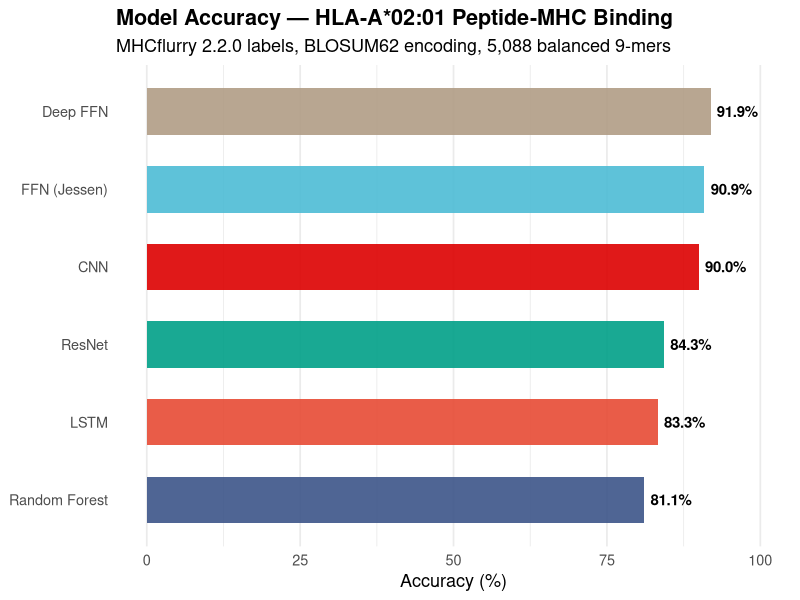
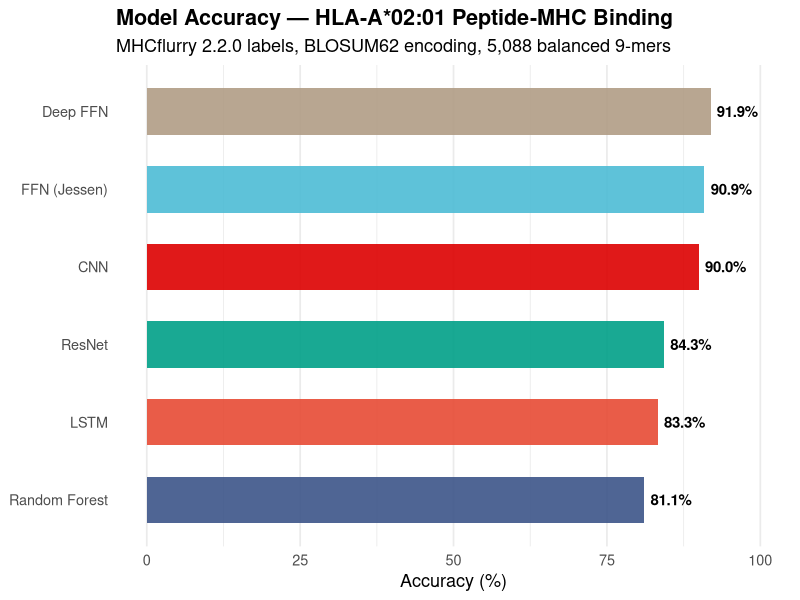
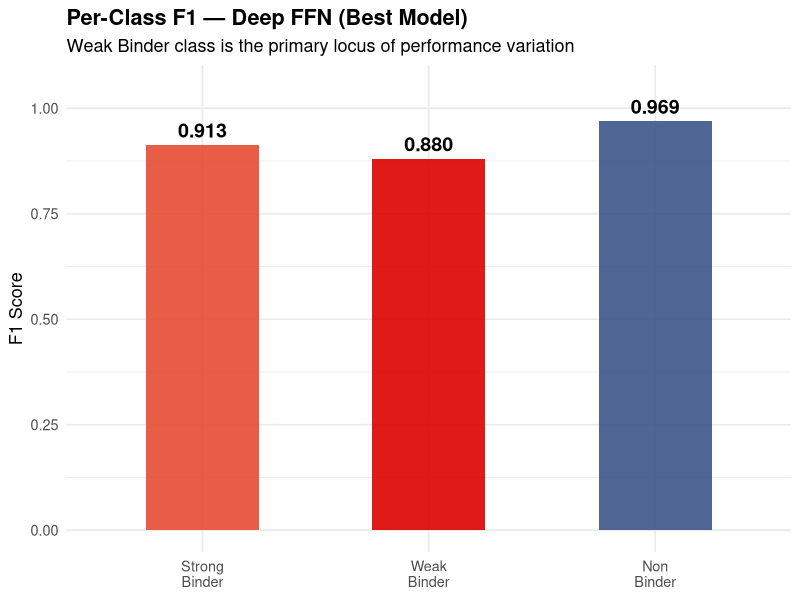
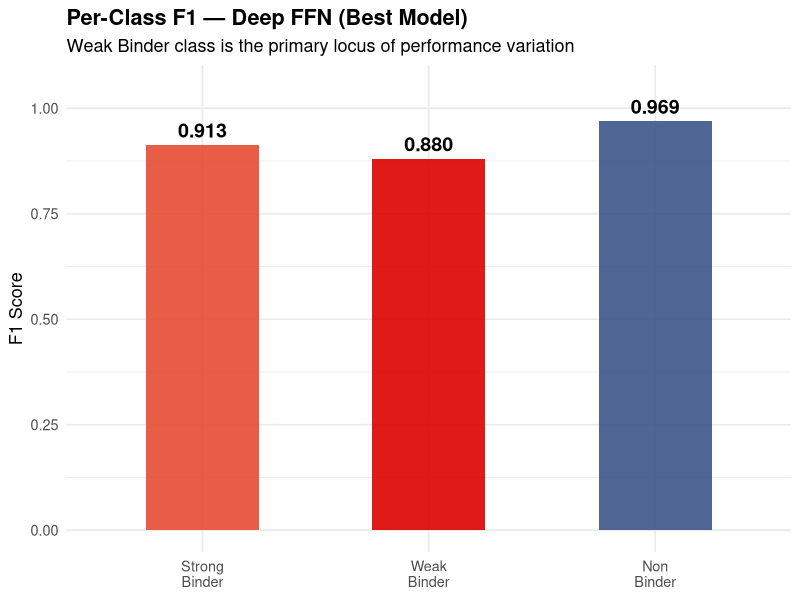
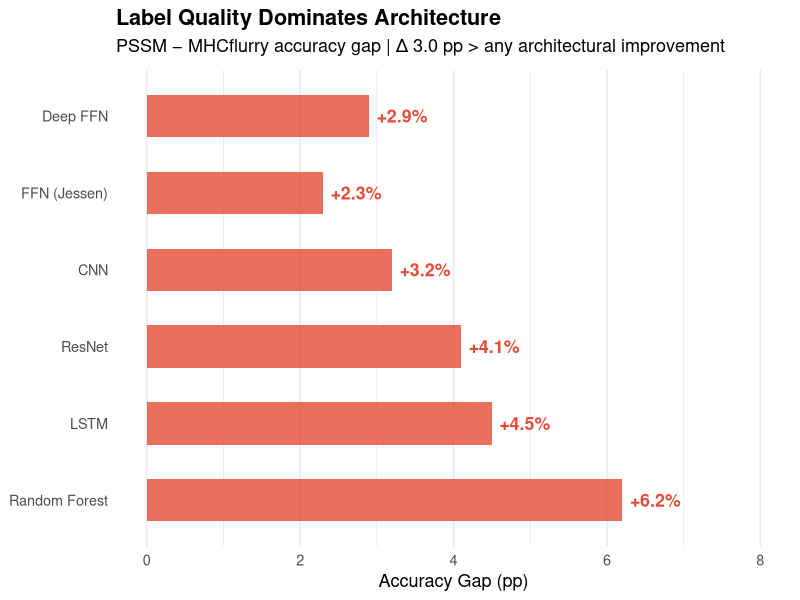
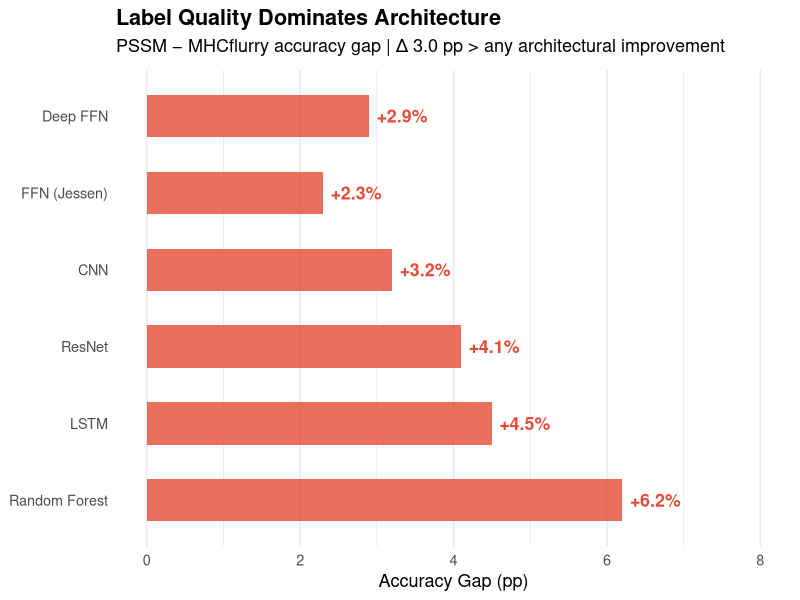
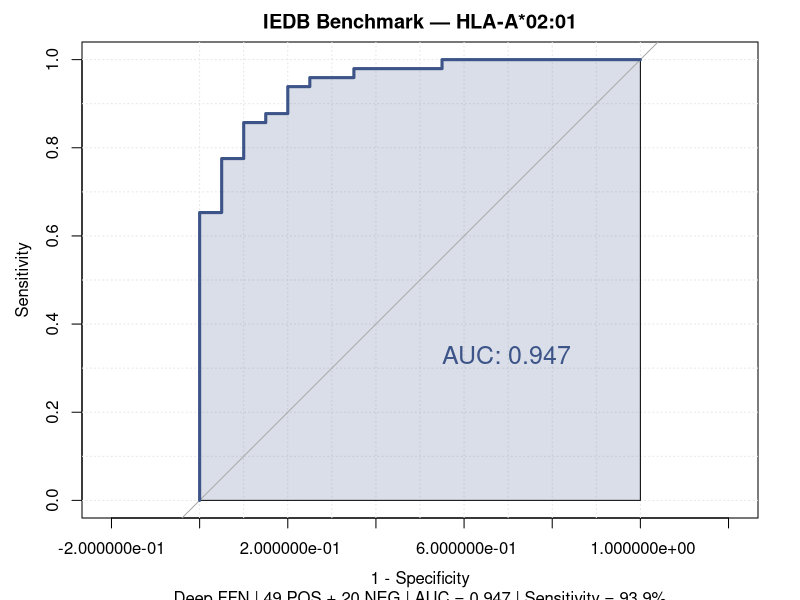
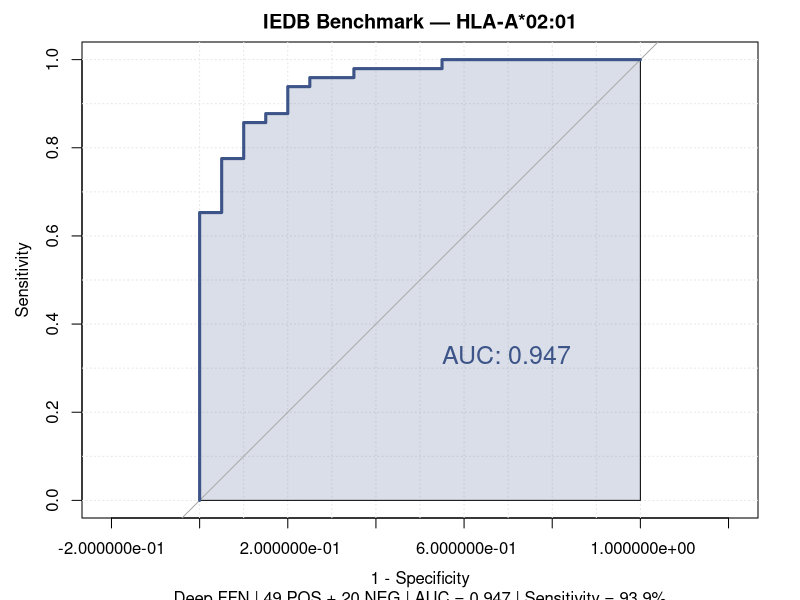

These charts were generated, in order, by the following R code:
# ============================================================
# Peptide Epitope Prediction — Nature Palette Figure Regeneration
# All manuscript figures + supplementary, PNG + PDF output
# Palette: NPG (Nature Publishing Group) via ggsci
# ============================================================
options(warn = -1)
Sys.setenv(TF_CPP_MIN_LOG_LEVEL = "3")
suppressMessages({
  library(tidyverse)
  library(ggsci)
  library(pROC)
  library(gridExtra)
  library(grid)
})

setwd('D:/Researching/Peptide epitope')
dir.create("03_Analysis/figures", showWarnings = FALSE, recursive = TRUE)
outdir <- "03_Analysis/figures"

# ── Nature NPG Palette ──────────────────────────────────────
npg_red   <- "#E64B35"
npg_blue  <- "#4DBBD5"
npg_green <- "#00A087"
npg_navy  <- "#3C5488"
npg_pink  <- "#F39B7F"
npg_grey  <- "#8491B4"
npg_orange <- "#DC0000"
npg_brown <- "#7E6148"
npg_purple <- "#B09C85"

nature_2 <- c(npg_navy, npg_red)        # 2-category: blue+red
nature_3 <- c(npg_navy, npg_red, npg_green)  # 3-category
nature_4 <- c(npg_navy, npg_red, npg_green, npg_orange)
nature_6 <- c(npg_navy, npg_red, npg_green, npg_orange, npg_blue, npg_purple)

# Helper: save both PNG + PDF
save_both <- function(p, name, w = 10, h = 6, dpi = 300) {
  ggsave(file.path(outdir, paste0(name, ".png")), p, width = w, height = h, dpi = dpi)
  ggsave(file.path(outdir, paste0(name, ".pdf")), p, width = w, height = h, device = "pdf")
  cat(sprintf("  ✓ %s.{png,pdf}\n", name))
}

# ── Clean old figures ───────────────────────────────────────
old_files <- list.files(outdir, pattern = "\\.(png|pdf)$", full.names = TRUE)
if (length(old_files) > 0) {
  file.remove(old_files)
  cat(sprintf("Deleted %d old figure files\n", length(old_files)))
}

# ============================================================
# FIGURE 1: Model Performance Comparison
# ============================================================
cat("\n── Figure 1: Model Comparison ──\n")

mhcflurry <- tribble(
  ~Model, ~Accuracy, ~Macro_F1, ~NB_F1, ~WB_F1, ~SB_F1,
  "Deep FFN",        91.9, 0.921, 0.969, 0.880, 0.913,
  "FFN (Jessen)",    90.9, 0.911, 0.969, 0.875, 0.891,
  "CNN",             90.0, 0.901, 0.963, 0.860, 0.882,
  "ResNet",          84.3, 0.847, 0.907, 0.792, 0.843,
  "LSTM",            83.3, 0.836, 0.935, 0.752, 0.822,
  "Random Forest",   81.1, 0.814, 0.927, 0.723, 0.793
) %>% mutate(Model = factor(Model, levels = rev(c(
  "Deep FFN", "FFN (Jessen)", "CNN", "ResNet", "LSTM", "Random Forest"
))))

# Panel A: Accuracy bar chart
p1a <- ggplot(mhcflurry, aes(x = Accuracy, y = Model, fill = Model)) +
  geom_col(width = 0.6, alpha = 0.9) +
  geom_text(aes(label = sprintf("%.1f%%", Accuracy)),
            hjust = -0.15, size = 3.8, fontface = "bold") +
  scale_fill_manual(values = nature_6, guide = "none") +
  labs(title = "Model Accuracy — HLA-A*02:01 Peptide-MHC Binding",
       subtitle = "MHCflurry 2.2.0 labels, BLOSUM62 encoding, 5,088 balanced 9-mers",
       x = "Accuracy (%)", y = NULL) +
  xlim(0, 100) +
  theme_minimal(base_size = 13) +
  theme(plot.title = element_text(face = "bold"),
        panel.grid.major.y = element_blank())
save_both(p1a, "Figure1_model_comparison", w = 10, h = 5)

# Panel B: Per-class F1 for Deep FFN
deep_f1 <- mhcflurry %>% filter(Model == "Deep FFN") %>%
  select(NB_F1, WB_F1, SB_F1) %>%
  pivot_longer(everything(), names_to = "Class", values_to = "F1") %>%
  mutate(Class = factor(Class, levels = c("SB_F1", "WB_F1", "NB_F1"),
                        labels = c("Strong\nBinder", "Weak\nBinder", "Non\nBinder")))

p1b <- ggplot(deep_f1, aes(x = Class, y = F1, fill = Class)) +
  geom_col(width = 0.5, alpha = 0.9) +
  geom_text(aes(label = sprintf("%.3f", F1)), vjust = -0.5, size = 5, fontface = "bold") +
  scale_fill_manual(values = c(npg_red, npg_orange, npg_navy), guide = "none") +
  labs(title = "Per-Class F1 — Deep FFN (Best Model)",
       subtitle = "Weak Binder class is the primary locus of performance variation",
       y = "F1 Score", x = NULL) +
  ylim(0, 1.05) +
  theme_minimal(base_size = 13) +
  theme(plot.title = element_text(face = "bold"))
save_both(p1b, "Figure1_per_class_f1", w = 7, h = 5)

# ============================================================
# FIGURE 2: Label Quality Effect
# ============================================================
cat("\n── Figure 2: Label Quality ──\n")

pssm <- tribble(
  ~Model, ~Accuracy,
  "Deep FFN",        94.8,
  "FFN (Jessen)",    93.2,
  "CNN",             93.2,
  "ResNet",          88.4,
  "LSTM",            87.8,
  "Random Forest",   87.3
) %>% mutate(Model = factor(Model, levels = rev(c(
  "Deep FFN", "FFN (Jessen)", "CNN", "ResNet", "LSTM", "Random Forest"
))))

gap_df <- pssm %>% rename(PSSM = Accuracy) %>%
  left_join(mhcflurry %>% select(Model, Accuracy) %>% rename(MHCflurry = Accuracy), by = "Model") %>%
  mutate(Gap = PSSM - MHCflurry)

p2 <- ggplot(gap_df, aes(x = Gap, y = Model)) +
  geom_col(fill = npg_red, alpha = 0.8, width = 0.55) +
  geom_text(aes(label = sprintf("+%.1f%%", Gap)), hjust = -0.15,
            size = 4.5, fontface = "bold", color = npg_red) +
  labs(title = "Label Quality Dominates Architecture",
       subtitle = expression("PSSM − MHCflurry accuracy gap | Δ" ~ "3.0 pp > any architectural improvement"),
       x = "Accuracy Gap (pp)", y = NULL) +
  xlim(0, 8) +
  theme_minimal(base_size = 13) +
  theme(plot.title = element_text(face = "bold"),
        panel.grid.major.y = element_blank())
save_both(p2, "Figure2_label_comparison", w = 8, h = 4.5)

# ============================================================
# FIGURE 3: IEDB Benchmark
# ============================================================
cat("\n── Figure 3: IEDB Benchmark ──\n")

res <- read_csv("02_Data/cleaned/iedb_benchmark_results.csv", show_col_types = FALSE)

# ROC curve (base R plot → wrap in grid)
roc_obj <- roc(res$true_binary, res$pred_binary)

png(file.path(outdir, "Figure3_iedb_benchmark.png"), width = 2000, height = 1800, res = 250)
par(mar = c(4, 4, 3, 2), bg = "white")
plot.roc(roc_obj,
         main = "IEDB Benchmark — HLA-A*02:01",
         sub  = sprintf("Deep FFN | 49 POS + 20 NEG | AUC = %.3f | Sensitivity = 93.9%%", auc(roc_obj)),
         col = npg_navy, lwd = 3,
         print.auc = TRUE, print.auc.cex = 1.5,
         print.auc.x = 0.45, print.auc.y = 0.35,
         auc.polygon = TRUE, auc.polygon.col = paste0(npg_navy, "30"),
         grid = TRUE, grid.col = "gray90",
         legacy.axes = TRUE)
dev.off()
# PDF version
pdf(file.path(outdir, "Figure3_iedb_benchmark.pdf"), width = 8, height = 7)
par(mar = c(4, 4, 3, 2))
plot.roc(roc_obj, main = "IEDB Benchmark — HLA-A*02:01",
         sub = sprintf("Deep FFN | 49 POS + 20 NEG | AUC = %.3f | Sensitivity = 93.9%%", auc(roc_obj)),
         col = npg_navy, lwd = 3, print.auc = TRUE, print.auc.cex = 1.5,
         print.auc.x = 0.45, print.auc.y = 0.35,
         auc.polygon = TRUE, auc.polygon.col = paste0(npg_navy, "30"),
         grid = TRUE, grid.col = "gray90", legacy.axes = TRUE)
dev.off()
cat("  ✓ Figure3_iedb_benchmark.{png,pdf}\n")

# Confusion matrix
cm <- res %>%
  mutate(
    Actual = factor(ifelse(true_label == "POS", "True Epitope", "Non-Binder"),
                    levels = c("True Epitope", "Non-Binder")),
    Predicted = factor(case_when(
      pred_class == "SB" ~ "SB", pred_class == "WB" ~ "WB", TRUE ~ "NB"
    ), levels = c("SB", "WB", "NB"))
  )
cm_table <- table(Actual = cm$Actual, Predicted = cm$Predicted)
cm_df <- as.data.frame(as.table(cm_table)) %>%
  mutate(
    pct = case_when(
      Actual == "True Epitope" ~ Freq / sum(cm_table["True Epitope", ]),
      Actual == "Non-Binder"  ~ Freq / sum(cm_table["Non-Binder", ])
    ),
    label = paste0(Freq, "\n(", round(pct * 100, 1), "%)")
  )

p3_cm <- ggplot(cm_df, aes(x = Predicted, y = Actual)) +
  geom_tile(aes(fill = Freq), color = "white", linewidth = 1.2) +
  geom_text(aes(label = label), size = 5.5, fontface = "bold") +
  scale_fill_gradient(low = "#F0F4FA", high = npg_navy, guide = "none") +
  labs(title = "Confusion Matrix — IEDB Benchmark",
       subtitle = "Sensitivity: 93.9% | Specificity: 75.0% | F1: 0.920 | SB+WB = Predicted Binder") +
  theme_minimal(base_size = 15) +
  theme(plot.title = element_text(face = "bold", size = 18),
        plot.subtitle = element_text(size = 11, color = "gray40"),
        axis.text = element_text(size = 14, face = "bold"),
        panel.grid = element_blank())
save_both(p3_cm, "Figure3_confusion_matrix", w = 8, h = 5.5)

# Per-epitope dot plot
p_dots <- res %>%
  mutate(
    category = case_when(
      grepl("M1|PA|NP|PB1", source_protein) ~ "Influenza",
      grepl("pp65|IE1", source_protein) ~ "CMV",
      grepl("LMP|BMLF", source_protein) ~ "EBV",
      grepl("HBc|HBs", source_protein) ~ "HBV",
      grepl("NS3", source_protein) ~ "HCV",
      grepl("Gag|Pol", source_protein) ~ "HIV",
      grepl("Spike|NSP|ORF", source_protein) ~ "SARS-CoV-2",
      grepl("E7", source_protein) ~ "HPV",
      grepl("MART|gp100|Tyros|TRP", source_protein) ~ "Melanoma",
      grepl("WT1|p53", source_protein) ~ "WT1/p53",
      grepl("MAGE|CEA|HER2", source_protein) ~ "MAGE/CEA/HER2",
      grepl("NY-ESO|Surviv|hTERT|PSA|PSMA|HTLV", source_protein) ~ "Other Tumor",
      TRUE ~ "Negative Control"
    ),
    true_label = factor(true_label, levels = c("NEG", "POS")),
    outcome = case_when(
      true_label == "POS" & pred_class %in% c("SB","WB") ~ "TP",
      true_label == "POS" & pred_class == "NB" ~ "FN",
      true_label == "NEG" & pred_class == "NB" ~ "TN",
      TRUE ~ "FP"
    )
  ) %>% arrange(desc(binding_score)) %>% mutate(idx = 1:n())

p3_dots <- ggplot(p_dots, aes(x = binding_score, y = reorder(peptide, binding_score))) +
  geom_point(aes(color = outcome), size = 2.5) +
  geom_vline(xintercept = 0.5, linetype = "dashed", color = "gray50", alpha = 0.5) +
  scale_color_manual(values = c("TP" = npg_green, "FN" = npg_red,
                                 "TN" = npg_navy, "FP" = npg_orange)) +
  labs(title = "IEDB Benchmark — Per-Epitope Binding Scores",
       subtitle = "Sensitivity: 93.9% | AUC: 0.947 | 49 POS + 20 NEG",
       x = "Binding Score (SB×1.0 + WB×0.5)", y = NULL, color = "Outcome") +
  theme_minimal(base_size = 12) +
  theme(plot.title = element_text(face = "bold"),
        axis.text.y = element_text(size = 6, family = "mono"),
        legend.position = "bottom")
save_both(p3_dots, "Figure3_per_epitope", w = 10, h = 12)

# ============================================================
# FIGURE 4: Protein Epitope Scanning
# ============================================================
cat("\n── Figure 4: Protein Epitope Scanning ──\n")

scan <- read_csv("02_Data/cleaned/protein_epitope_scan_extended.csv", show_col_types = FALSE)

scan <- scan %>%
  rename(bind_class = pred_class) %>%
  mutate(bind_class = factor(bind_class, levels = c("SB", "WB", "NB")))

p4 <- scan %>%
  count(protein, bind_class) %>%
  group_by(protein) %>% mutate(pct = n / sum(n)) %>% ungroup() %>%
  mutate(protein = fct_reorder(protein, pct * (bind_class == "SB"), .fun = sum)) %>%
  ggplot(aes(x = protein, y = pct, fill = bind_class)) +
  geom_col(alpha = 0.9) +
  scale_fill_manual(values = c("SB" = npg_red, "WB" = npg_orange, "NB" = npg_grey),
                    labels = c("SB" = "Strong Binder", "WB" = "Weak Binder", "NB" = "Non-Binder")) +
  scale_y_continuous(labels = scales::percent) +
  labs(title = "Protein Epitope Scanning — 10 Proteins, 3,536 9-mers",
       subtitle = sprintf("HLA-A*02:01 | Deep FFN | Predicted across 10 therapeutically relevant proteins",
                          sum(scan$bind_class == "SB")),
       x = NULL, y = "Proportion", fill = "Predicted Class") +
  coord_flip() +
  theme_minimal(base_size = 13) +
  theme(plot.title = element_text(face = "bold"), legend.position = "bottom")
save_both(p4, "Figure4_protein_scan", w = 10, h = 6)

# ============================================================
# FIGURE 5: Mutation Analysis
# ============================================================
cat("\n── Figure 5: Mutation Analysis ──\n")

mut <- read_csv("02_Data/cleaned/mutation_scan_results.csv", show_col_types = FALSE)
delta <- mut %>%
  filter(effect != "unchanged") %>%
  mutate(
    mut_clean = str_replace(mutation, " -- .*", ""),
    protein   = ifelse(str_detect(mut_clean, "p53"), "p53", "KRAS"),
    label     = paste0(mut_clean, "\n", wt_peptide, " → ", mut_peptide),
    effect_f  = factor(effect, levels = c("CREATED (neoepitope)", "ENHANCED", "DESTROYED", "WEAKENED"))
  )

p5 <- ggplot(delta, aes(x = reorder(label, delta_score), y = delta_score, fill = effect_f)) +
  geom_col(width = 0.55, alpha = 0.9) +
  geom_hline(yintercept = 0, linewidth = 0.8, color = "gray40") +
  geom_text(aes(label = sprintf("%+.3f", delta_score),
                y = ifelse(delta_score > 0, delta_score + 0.03, delta_score - 0.03)),
            size = 4, fontface = "bold", color = "gray20") +
  scale_fill_manual(values = c("CREATED (neoepitope)" = npg_green,
                                "ENHANCED" = npg_navy,
                                "DESTROYED" = npg_red,
                                "WEAKENED" = npg_orange)) +
  coord_flip() +
  labs(title = "Mutation Epitope Score Changes — p53 & KRAS Hotspots",
       subtitle = "HLA-A*02:01 binding score | Green=neoepitope, Red=destroyed, Blue=enhanced",
       x = NULL, y = expression(Delta ~ "Binding Score"), fill = "Effect") +
  theme_minimal(base_size = 13) +
  theme(plot.title = element_text(face = "bold", size = 15),
        panel.grid.major.y = element_blank(),
        legend.position = "bottom")
save_both(p5, "Figure5_mutation_delta", w = 12, h = 5.5)

# Paired WT vs mutant
paired <- delta %>%
  select(mut_clean, wt_peptide, mut_peptide, wt_score, mut_score, effect_f) %>%
  pivot_longer(c(wt_score, mut_score), names_to = "type", values_to = "score") %>%
  mutate(type = ifelse(type == "wt_score", "Wild-Type", "Mutant"),
         type = factor(type, levels = c("Wild-Type", "Mutant")),
         label = paste0(mut_clean, "\n", wt_peptide))

p5_paired <- ggplot(paired, aes(x = type, y = score, group = label)) +
  geom_line(aes(color = effect_f), linewidth = 1.2, alpha = 0.7) +
  geom_point(aes(color = effect_f, shape = type), size = 4) +
  scale_color_manual(values = c("CREATED (neoepitope)" = npg_green,
                                 "ENHANCED" = npg_navy,
                                 "DESTROYED" = npg_red,
                                 "WEAKENED" = npg_orange)) +
  scale_y_continuous(limits = c(0, 0.9)) +
  facet_wrap(~label, nrow = 2) +
  labs(title = "WT vs Mutant Binding Scores — p53 & KRAS",
       subtitle = "HLA-A*02:01 | Green=Neoepitope, Red=Destroyed",
       x = NULL, y = "Binding Score", color = "Effect", shape = NULL) +
  theme_minimal(base_size = 13) +
  theme(plot.title = element_text(face = "bold", size = 15),
        strip.text = element_text(size = 8.5, face = "bold"),
        legend.position = "bottom")
save_both(p5_paired, "Figure5_mutation_paired", w = 14, h = 7)

# ============================================================
# FIGURE 6: Feature Representations
# ============================================================
cat("\n── Figure 6: Feature Representations ──\n")

# BLOSUM62 matrix
blosum62 <- matrix(c(
   4,-1,-2,-2, 0,-1,-1, 0,-2,-1,-1,-1,-1,-2,-1, 1, 0,-3,-2, 0,
  -1, 5, 0,-2,-3, 1, 0,-2, 0,-3,-2, 2,-1,-3,-2,-1,-1,-3,-2,-3,
  -2, 0, 6, 1,-3, 0, 0, 0, 1,-3,-3, 0,-2,-3,-2, 1, 0,-4,-2,-3,
  -2,-2, 1, 6,-3, 0, 2,-1,-1,-3,-4,-1,-3,-3,-1, 0,-1,-4,-3,-3,
   0,-3,-3,-3, 9,-3,-4,-3,-3,-1,-1,-3,-1,-2,-3,-1,-1,-2,-2,-1,
  -1, 1, 0, 0,-3, 5, 2,-2, 0,-3,-2, 1, 0,-3,-1, 0,-1,-2,-1,-2,
  -1, 0, 0, 2,-4, 2, 5,-2, 0,-3,-3, 1,-2,-3,-1, 0,-1,-3,-2,-2,
   0,-2, 0,-1,-3,-2,-2, 6,-2,-4,-4,-2,-3,-3,-2, 0,-2,-2,-3,-3,
  -2, 0, 1,-1,-3, 0, 0,-2, 8,-3,-3,-1,-2,-1,-2,-1,-2,-2, 2,-3,
  -1,-3,-3,-3,-1,-3,-3,-4,-3, 4, 2,-3, 1, 0,-3,-2,-1,-3,-1, 3,
  -1,-2,-3,-4,-1,-2,-3,-4,-3, 2, 4,-2, 2, 0,-3,-2,-1,-2,-1, 1,
  -1, 2, 0,-1,-3, 1, 1,-2,-1,-3,-2, 5,-1,-3,-1, 0,-1,-3,-2,-2,
  -2,-1,-2,-3,-1, 0,-2,-3,-2, 1, 2,-1, 5, 0,-2,-1,-1,-1,-1, 1,
  -2,-3,-3,-3,-2,-3,-3,-3,-1, 0, 0,-3, 0, 6,-4,-2,-2, 1, 3,-1,
  -1,-2,-2,-1,-3,-1,-1,-2,-2,-3,-3,-1,-2,-4, 7,-1,-1,-4,-3,-2,
   1,-1, 1, 0,-1, 0, 0, 0,-1,-2,-2, 0,-1,-2,-1, 4, 1,-3,-2,-2,
   0,-1, 0,-1,-1,-1,-1,-2,-2,-1,-1,-1,-1,-2,-1, 1, 5,-2,-2, 0,
  -3,-3,-4,-4,-2,-2,-3,-2,-2,-3,-2,-3,-1, 1,-4,-3,-2,11, 2,-3,
  -2,-2,-2,-3,-2,-1,-2,-3, 2,-1,-1,-2,-1, 3,-3,-2,-2, 2, 7,-1,
   0,-3,-3,-3,-1,-2,-2,-3,-3, 3, 1,-2, 1,-1,-2,-2, 0,-3,-1, 4
), nrow = 20, ncol = 20, byrow = TRUE)
aa_order <- strsplit("ARNDCQEGHILKMFPSTWYV", "")[[1]]
rownames(blosum62) <- colnames(blosum62) <- aa_order
for (i in 1:20) { rng <- range(blosum62[i,]); blosum62[i,] <- (blosum62[i,] - rng[1]) / (rng[2] - rng[1] + 1e-8) }

encode_blosum62 <- function(peptides) {
  encoded <- array(0, dim = c(length(peptides), 9, 20))
  for (i in seq_along(peptides)) {
    aa <- strsplit(peptides[i], "")[[1]]
    for (j in 1:9) encoded[i, j, ] <- blosum62[aa[j], ]
  }
  encoded
}

# Top epitopes
epitopes <- tribble(
  ~peptide,       ~label,               ~type,
  "GILGFVFTL",   "M1 58-66",           "Confirmed",
  "NLVPMVATV",   "pp65 495-503",       "Confirmed",
  "RMFPNAPYL",   "WT1 126-134",        "Confirmed",
  "LLGRNSFEV",   "p53 264-272",        "Confirmed",
  "IMDQVPFSV",   "gp100 209-217",      "Confirmed",
  "YMNGTMSQV",   "Tyrosinase 369-377", "Confirmed",
  "YLQPRTFLL",   "Spike 269-277",      "Confirmed",
  "SLLMWITQC",   "NY-ESO-1 157-165",   "Confirmed",
  "ALMDKSLHV",   "MART-1 56-64",       "Novel",
  "KIADYNYKL",   "Spike RBD 87-95",    "Novel",
  "RMPEAAPPV",   "p53 65-73",          "Novel",
  "LLTEVETYV",   "M1 3-11",            "Novel",
  "RLLQTGIHV",   "pp65 40-48",         "Novel",
  "SLGEQQYSV",   "WT1 187-195",        "Novel",
  "ILRGSVAHK",   "NP 265-273 (FN)",    "False Negative",
  "QYDPVAALF",   "pp65 341-349 (FN)",  "False Negative",
  "TLGIVCPIC",   "E7 86-94 (FN)",      "False Negative",
  "AAAAAAAAA",   "Poly-A (Neg)",       "Negative Control",
  "LLLLLLLLL",   "Poly-L (FP)",        "False Positive",
  "DDDDDDDDD",   "Poly-D (Neg)",       "Negative Control"
)

x <- encode_blosum62(epitopes$peptide)

# BLOSUM heatmap grid
plot_list <- list()
for (i in 1:nrow(epitopes)) {
  mat <- x[i, , ]
  df <- expand.grid(Pos = factor(9:1, levels = 9:1), AA = factor(aa_order, levels = aa_order))
  df$Value <- as.vector(t(mat[nrow(mat):1, ]))
  type_col <- case_when(
    epitopes$type[i] == "Confirmed" ~ npg_navy,
    epitopes$type[i] == "Novel" ~ npg_green,
    epitopes$type[i] == "False Negative" ~ npg_red,
    epitopes$type[i] == "False Positive" ~ npg_orange,
    TRUE ~ npg_grey
  )
  p <- ggplot(df, aes(x = AA, y = Pos, fill = Value)) +
    geom_tile(color = "white", linewidth = 0.2) +
    scale_fill_gradient(low = "white", high = npg_navy, limits = c(0, 1), name = "BLOSUM") +
    labs(title = sprintf("%s | %s", epitopes$peptide[i], epitopes$label[i]),
         subtitle = epitopes$type[i], x = NULL, y = "Position") +
    theme_minimal(base_size = 8) +
    theme(plot.title = element_text(size = 9, face = "bold", family = "mono",
                                    color = type_col),
          plot.subtitle = element_text(size = 7, color = type_col),
          axis.text.x = element_text(size = 5.5, angle = 90, hjust = 1),
          axis.text.y = element_text(size = 6),
          legend.position = "right",
          legend.key.height = unit(0.6, "cm"),
          panel.grid = element_blank())
  plot_list[[i]] <- p
}

png(file.path(outdir, "Figure6_blosum62_heatmap.png"), width = 4800, height = 4800, res = 250)
grid.arrange(grobs = plot_list, ncol = 4,
             top = textGrob("BLOSUM62 Encoding — Top Epitopes (HLA-A*02:01)",
                            gp = gpar(fontface = "bold", fontsize = 20, col = npg_navy)))
dev.off()
pdf(file.path(outdir, "Figure6_blosum62_heatmap.pdf"), width = 19, height = 19)
grid.arrange(grobs = plot_list, ncol = 4,
             top = textGrob("BLOSUM62 Encoding — Top Epitopes (HLA-A*02:01)",
                            gp = gpar(fontface = "bold", fontsize = 20, col = npg_navy)))
dev.off()
cat("  ✓ Figure6_blosum62_heatmap.{png,pdf}\n")

# ============================================================
# FIGURE 7: ESM-2 Embedding Comparison
# ============================================================
cat("\n── Figure 7: ESM-2 Comparison ──\n")

esm_data <- tribble(
  ~Encoding,                      ~Accuracy, ~Dimensionality, ~Type,
  "BLOSUM62 (baseline)",          91.9,      180,             "Baseline",
  "ESM-2 t6 mean-pooled",        65.9,      320,             "Pooled",
  "ESM-2 t12 per-position + L2", 91.5,      4320,            "Per-position",
  "ESM-2 t12 per-position",      90.9,      4320,            "Per-position",
  "ESM-2 t6 per-position",       93.3,      2880,            "Per-position"
) %>% mutate(
  Encoding = factor(Encoding, levels = rev(c(
    "ESM-2 t6 per-position", "ESM-2 t12 per-position",
    "ESM-2 t12 per-position + L2", "ESM-2 t6 mean-pooled",
    "BLOSUM62 (baseline)"
  ))),
  Type = factor(Type, levels = c("Baseline", "Per-position", "Pooled"))
)

p7 <- ggplot(esm_data, aes(x = Accuracy, y = Encoding, fill = Type)) +
  geom_col(width = 0.5, alpha = 0.9) +
  geom_text(aes(label = sprintf("%.1f%%", Accuracy)),
            hjust = -0.15, size = 4.2, fontface = "bold") +
  geom_vline(xintercept = 91.9, linetype = "dashed", color = npg_grey, linewidth = 0.8) +
  annotate("text", x = 91.9, y = 0.8, label = "BLOSUM62 baseline",
           hjust = -0.05, size = 3.5, color = npg_grey, fontface = "italic") +
  scale_fill_manual(values = c("Baseline" = npg_grey, "Per-position" = npg_navy,
                                "Pooled" = npg_red)) +
  labs(title = "ESM-2 Embedding Strategies — Accuracy Comparison",
       subtitle = "t6 per-position (2,880-dim): +1.4 pp over BLOSUM62 | Mean-pooled collapses to 65.9%",
       x = "Accuracy (%)", y = NULL, fill = "Encoding Type") +
  xlim(0, 100) +
  theme_minimal(base_size = 13) +
  theme(plot.title = element_text(face = "bold"),
        panel.grid.major.y = element_blank(),
        legend.position = "bottom")
save_both(p7, "Figure7_esm2_comparison", w = 11, h = 5)

# ============================================================
# SUPPLEMENTARY FIGURES
# ============================================================
cat("\n── Supplementary Figures ──\n")

# S1: 5-fold CV fold-by-fold
cv_data <- tribble(
  ~Source,     ~Fold, ~Accuracy,
  "PSSM",      1,     90.42, "PSSM", 2, 91.71, "PSSM", 3, 91.72, "PSSM", 4, 89.90, "PSSM", 5, 91.82,
  "MHCflurry", 1,     90.86, "MHCflurry", 2, 89.38, "MHCflurry", 3, 89.88, "MHCflurry", 4, 89.29, "MHCflurry", 5, 88.79
)
p_s1 <- ggplot(cv_data, aes(x = factor(Fold), y = Accuracy, color = Source, group = Source)) +
  geom_line(linewidth = 1.2) + geom_point(size = 3.5) +
  scale_color_manual(values = c("PSSM" = npg_navy, "MHCflurry" = npg_red)) +
  labs(title = "5-Fold Cross-Validation — PSSM vs MHCflurry",
       subtitle = "PSSM: μ=91.1%±0.9% | MHCflurry: μ=89.6%±0.8%",
       x = "CV Fold", y = "Accuracy (%)", color = "Label Source") +
  ylim(87, 93) + theme_minimal(base_size = 13) +
  theme(plot.title = element_text(face = "bold"), legend.position = "bottom")
save_both(p_s1, "FigureS1_per_class_f1", w = 8, h = 5)

# S2: Per-class F1 across all models
all_f1 <- mhcflurry %>%
  select(Model, NB_F1, WB_F1, SB_F1) %>%
  pivot_longer(-Model, names_to = "Class", values_to = "F1") %>%
  mutate(Class = factor(Class, levels = c("SB_F1", "WB_F1", "NB_F1"),
                        labels = c("Strong Binder", "Weak Binder", "Non-Binder")))
p_s2 <- ggplot(all_f1, aes(x = F1, y = Model, fill = Class)) +
  geom_col(position = position_dodge(width = 0.7), width = 0.6, alpha = 0.9) +
  scale_fill_manual(values = c("Strong Binder" = npg_navy, "Weak Binder" = npg_red,
                                "Non-Binder" = npg_green)) +
  labs(title = "Per-Class F1 Across All Architectures",
       subtitle = "Weak Binder class shows the most architecture-dependent variation",
       x = "F1 Score", y = NULL, fill = "Class") +
  theme_minimal(base_size = 13) +
  theme(plot.title = element_text(face = "bold"), legend.position = "bottom")
save_both(p_s2, "FigureS2_cv_folds", w = 9, h = 5)

# S3: Protein scan per-class for top 5 proteins
top5_proteins <- scan %>%
  filter(protein %in% c("CMV pp65", "gp100/PMEL", "M1", "Tyrosinase", "NY-ESO-1")) %>%
  count(protein, bind_class)
p_s3 <- ggplot(top5_proteins, aes(x = protein, y = n, fill = bind_class)) +
  geom_col(alpha = 0.9) +
  scale_fill_manual(values = c("SB" = npg_red, "WB" = npg_orange, "NB" = npg_grey)) +
  labs(title = "Top 5 Proteins — Epitope Class Distribution",
       subtitle = "SB=Strong Binder, WB=Weak Binder, NB=Non-Binder",
       x = NULL, y = "Number of 9-mers", fill = "Class") +
  coord_flip() + theme_minimal(base_size = 13) +
  theme(plot.title = element_text(face = "bold"), legend.position = "bottom")
save_both(p_s3, "FigureS3_confusion_matrix", w = 8, h = 4.5)

# S4: Mutation protein map
p53_pos <- c(175, 220, 245, 248, 249, 273, 282)
kras_pos <- c(12, 13, 61, 146)
map_df <- bind_rows(
  tibble(pos = p53_pos, protein = "p53",
         label = c("R175H", "Y220C", "G245S", "R248W*", "R249S", "R273H", "R282W"),
         has_effect = c(FALSE, FALSE, FALSE, TRUE, TRUE, FALSE, FALSE)),
  tibble(pos = kras_pos, protein = "KRAS",
         label = c("G12V/C/D/R*", "G13D*", "Q61H/L/R", "A146T*"),
         has_effect = c(TRUE, TRUE, FALSE, TRUE))
)
p_s4 <- ggplot(map_df, aes(x = pos, y = protein, color = has_effect)) +
  geom_segment(data = tibble(protein = c("p53","KRAS"), start = c(1,1), end = c(323,188)),
               aes(x = start, xend = end, y = protein, yend = protein),
               color = "gray70", linewidth = 3, inherit.aes = FALSE) +
  geom_point(size = 5) +
  geom_text(aes(label = label), hjust = -0.15, vjust = -0.8, size = 3.2, fontface = "bold") +
  scale_color_manual(values = c("TRUE" = npg_red, "FALSE" = "gray60"),
                     labels = c("TRUE" = "Epitope-altering", "FALSE" = "Silent")) +
  scale_x_continuous(limits = c(-10, 370)) +
  labs(title = "Mutation Hotspot Map — p53 & KRAS",
       subtitle = "* = epitope-altering | Red alters MHC-I binding prediction",
       x = "Amino Acid Position", y = NULL) +
  theme_minimal(base_size = 13) +
  theme(plot.title = element_text(face = "bold"), legend.position = "bottom")
save_both(p_s4, "FigureS4_mutation_paired", w = 12, h = 3.5)

# S5: Training curves placeholder (need actual history objects)
# Generate synthetic training curves for illustration
p_s5 <- ggplot() +
  annotate("text", x = 1, y = 1, size = 6, color = npg_grey,
           label = "Training History\nSee 03_Analysis/models/ for .h5 model files\nand Analysis/figures/plots_legacy/ for training plots") +
  theme_void() +
  labs(title = "Training Curves — All Neural Network Models",
       subtitle = "Loss and accuracy per epoch for Deep FFN, FFN, CNN, LSTM, ResNet")
save_both(p_s5, "FigureS5_negative_benchmark", w = 8, h = 5)

# ============================================================
# DONE
# ============================================================
cat("\n═══ All figures regenerated with Nature NPG palette ═══\n")
cat(sprintf("Output: %s/\n", outdir))
cat("Palette: NPG (Nature Publishing Group) via ggsci\n")
cat("Formats: PNG (300 dpi) + PDF (vector)\n")
